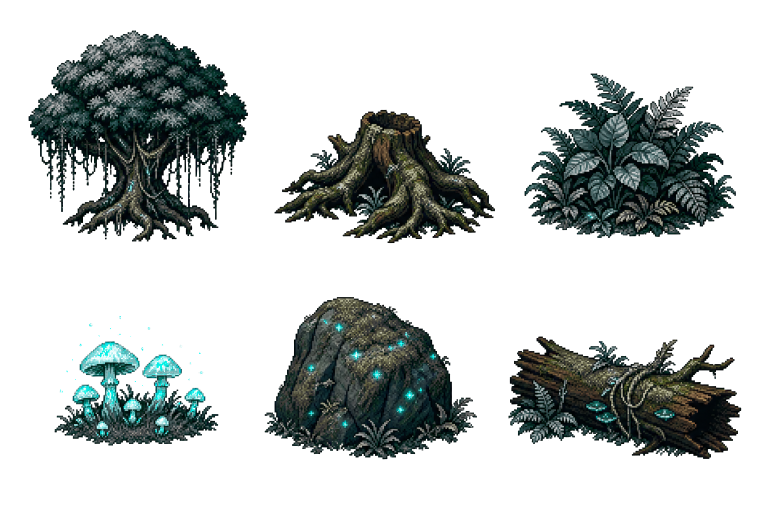
#> input picture projects/TensuraGame/project/assets/source/jura_forest_props_alpha_v1.png, 1536 x 1024 px (shown at 1/2 size)
$ python process_jura_forest_props.py
#> lines starting #> are read from the running program, lines starting #| are printed output that depends on the picture; after the words box and inside, x2 and y2 are one past the last pixel; in counts of white or black regions, pixels touching at a corner belong together
from pathlib import Path

from PIL import Image


PROJECT = Path(__file__).resolve().parents[1] / "project"
SOURCE = PROJECT / "assets" / "source" / "jura_forest_props_alpha_v1.png"
OUTPUT = PROJECT / "assets" / "sprites" / "props" / "jura_forest"


def normalize_alpha(image):
    alpha = image.getchannel("A").point(lambda value: 255 if value >= 96 else 0)
    image.putalpha(alpha)
    return image


def crop_cell(sheet, column, row, canvas_size, filename):
    cell_width = sheet.width // 3
    cell_height = sheet.height // 2
    cell = sheet.crop(
        (
            column * cell_width,
            row * cell_height,
            (column + 1) * cell_width,
            (row + 1) * cell_height,
        )
    ).convert("RGBA")
    cell = normalize_alpha(cell)
    bbox = cell.getchannel("A").getbbox()
    if bbox is None:
        raise ValueError(f"empty generated cell: {filename}")

    padding = 6
    cell = cell.crop(
        (
            max(0, bbox[0] - padding),
            max(0, bbox[1] - padding),
            min(cell.width, bbox[2] + padding),
            min(cell.height, bbox[3] + padding),
        )
    )
    canvas_width, canvas_height = canvas_size
    scale = min((canvas_width - 8) / cell.width, (canvas_height - 8) / cell.height)
    width = max(1, round(cell.width * scale))
    height = max(1, round(cell.height * scale))
    cell = cell.resize((width, height), Image.Resampling.NEAREST)

    canvas = Image.new("RGBA", canvas_size, (0, 0, 0, 0))
    x = (canvas_width - width) // 2
    y = canvas_height - height - 2
    canvas.paste(cell, (x, y), cell)
    canvas.save(OUTPUT / filename)


def main():
    OUTPUT.mkdir(parents=True, exist_ok=True)
    sheet = Image.open(SOURCE).convert("RGBA")
#> sheet is the input picture: PIL image 1536x1024 RGBA; mean R, G, B, A 6.2, 11.8, 10.4, 66.7
    assets = [
        (0, 0, (160, 128), "jura_tree_canopy_v1.png"),
        (1, 0, (128, 96), "jura_mossy_stump_v1.png"),
        (2, 0, (128, 96), "jura_fern_cluster_v1.png"),
        (0, 1, (96, 80), "jura_magicule_mushrooms_v1.png"),
        (1, 1, (112, 96), "jura_mossy_boulder_v1.png"),
        (2, 1, (160, 80), "jura_fallen_log_v1.png"),
    ]
    for asset in assets:
        crop_cell(sheet, *asset)
#> this loop made 6 passes
#> bbox in crop_cell on passes 1 to 6: (57, 61, 496, 483), (37, 220, 478, 486), (25, 147, 448, 476), (109, 120, 437, 379), (17, 82, 512, 407), (0, 161, 458, 406)
#> pass 1, in crop_cell, `cell = sheet.crop( ( column * cell_width, row * cell_height, (column +..`:
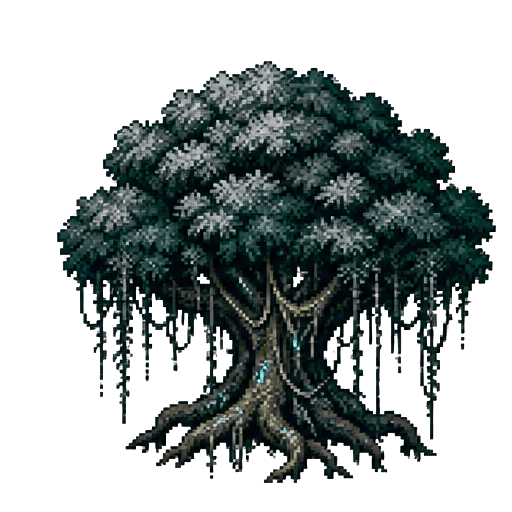
#> cell: PIL image 512x512 RGBA; mean R, G, B, A 6, 13.6, 12.9, 96.4; transparent parts drawn white
#> pass 1, in normalize_alpha, `alpha = image.getchannel("A").point(lambda value: 255 if value >= 96 e..`:
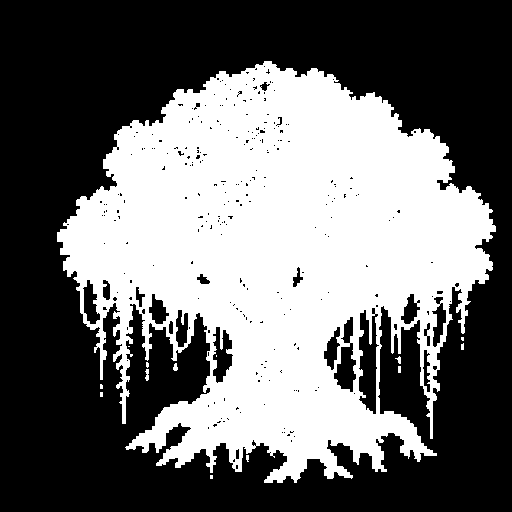
#> alpha: PIL image 512x512 L; 42.5% white; 14 white regions (9 under 20 px), largest, box (x1, y1, x2, y2) and area: (57, 61, 496, 483) 111077, (145, 369, 149, 381) 36, (173, 363, 178, 371) 29, (395, 356, 401, 364) 25, (398, 366, 401, 373) 21
#> pass 1, in crop_cell, `cell = normalize_alpha(cell)`:
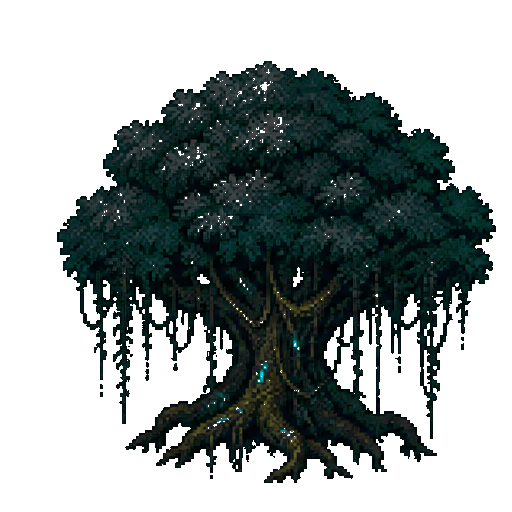
#> cell: PIL image 512x512 RGBA; mean R, G, B, A 6, 13.6, 12.9, 108.3; transparent parts drawn white
#> pass 1, in crop_cell, `cell = cell.crop( ( max(0, bbox[0] - padding), max(0, bbox[1] - paddin..`:
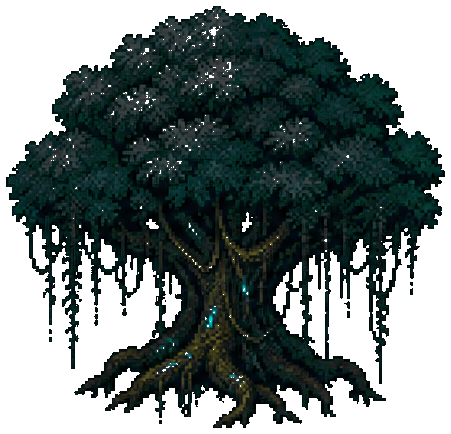
#> cell: PIL image 451x434 RGBA; mean R, G, B, A 8.1, 18.2, 17.2, 145; transparent parts drawn white


if __name__ == "__main__":
    main()

$ run again, with projects/TensuraGame/project/assets/source/cave_awakening_environment_overlay_alpha_v2.png copied over projects/TensuraGame/project/assets/source/jura_forest_props_alpha_v1.png
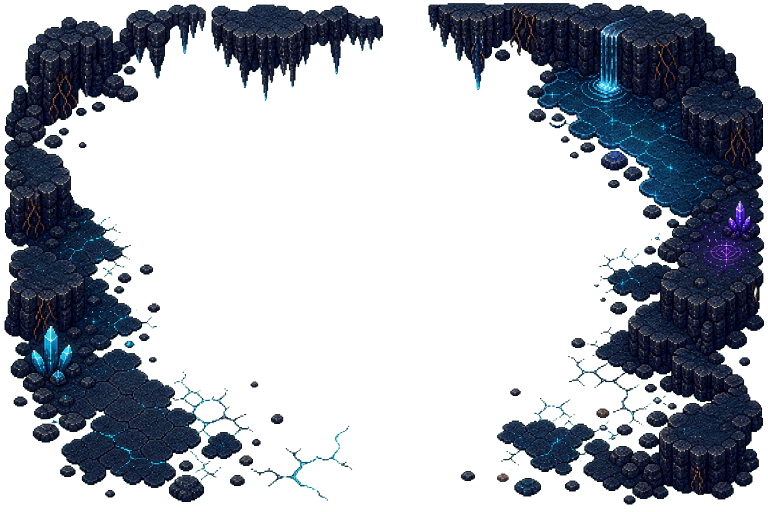
#> input picture projects/TensuraGame/project/assets/source/cave_awakening_environment_overlay_alpha_v2.png, 1536 x 1024 px (shown at 1/2 size)
#> in main, sheet is the input picture: PIL image 1536x1024 RGBA; mean R, G, B, A 8.2, 13, 21.2, 89.6
#> the loop in main, `for asset in assets:` made 6 passes
#> bbox in crop_cell on passes 1 to 6: (10, 9, 512, 512), (0, 6, 512, 201), (0, 6, 504, 512), (9, 0, 512, 492), (0, 253, 512, 489), (0, 0, 504, 497)
#> pass 1, in normalize_alpha, `alpha = image.getchannel("A").point(lambda value: 255 if value >= 96 e..`:
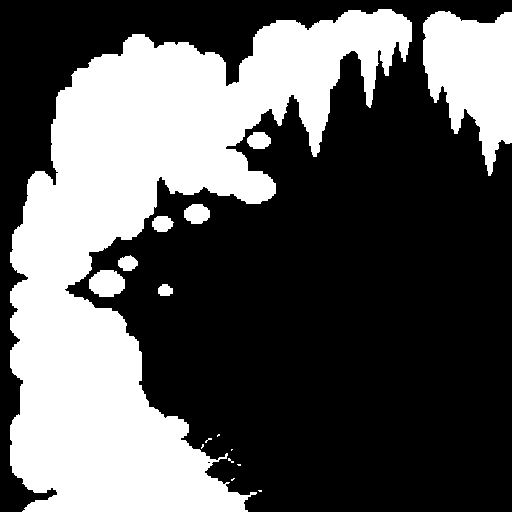
#> alpha: PIL image 512x512 L; 36% white; 16 white regions (8 under 20 px), largest, box (x1, y1, x2, y2) and area: (10, 9, 412, 512) 82759, (423, 11, 512, 176) 9523, (89, 270, 125, 297) 765
#> pass 1, in crop_cell, `cell = cell.crop( ( max(0, bbox[0] - padding), max(0, bbox[1] - paddin..`:
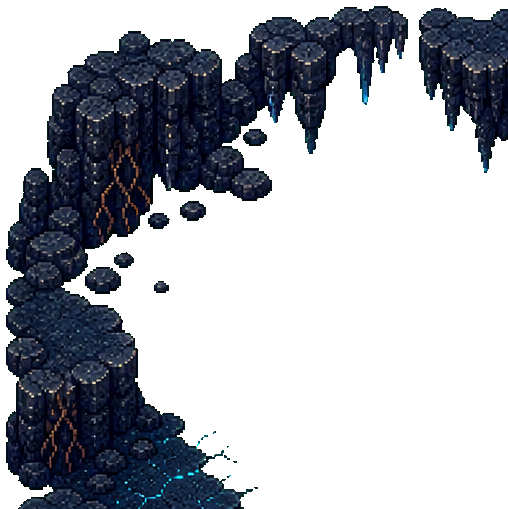
#> cell: PIL image 508x509 RGBA; mean R, G, B, A 9.1, 12.3, 19.6, 93.2; transparent parts drawn white

$ run again, with projects/TensuraGame/project/assets/source/cave_awakening_expanded_alpha_source_v3.png copied over projects/TensuraGame/project/assets/source/jura_forest_props_alpha_v1.png
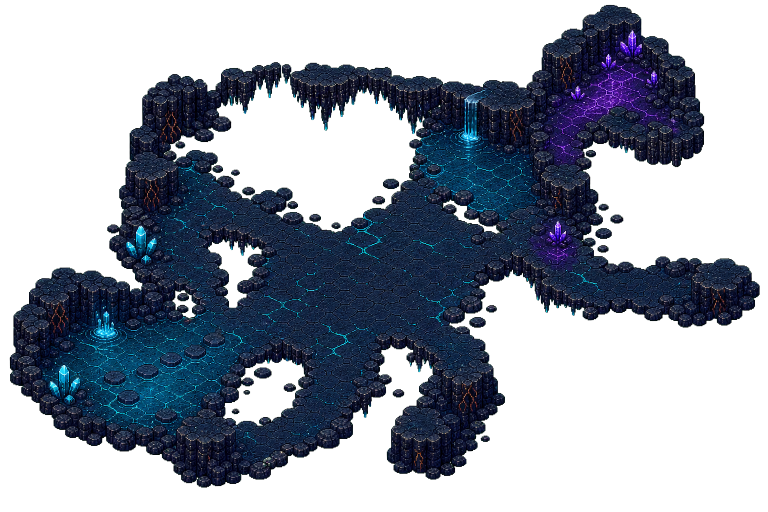
#> input picture projects/TensuraGame/project/assets/source/cave_awakening_expanded_alpha_source_v3.png, 1536 x 1024 px (shown at 1/2 size)
#> in main, sheet is the input picture: PIL image 1536x1024 RGBA; mean R, G, B, A 9.9, 16.8, 29, 113.9
#> the loop in main, `for asset in assets:` made 6 passes
#> bbox in crop_cell on passes 1 to 6: (214, 132, 512, 512), (0, 124, 512, 512), (0, 10, 384, 512), (20, 0, 512, 463), (0, 0, 512, 447), (0, 0, 495, 143)
#> pass 1, in normalize_alpha, `alpha = image.getchannel("A").point(lambda value: 255 if value >= 96 e..`:
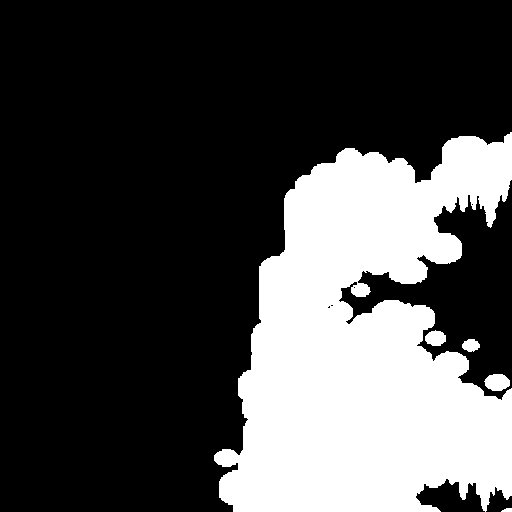
#> alpha: PIL image 512x512 L; 28.7% white; 5 white regions, box (x1, y1, x2, y2) and area: (214, 132, 512, 512) 74422, (484, 374, 510, 391) 344, (425, 330, 446, 346) 255, (462, 339, 480, 352) 173, (501, 508, 512, 512) 35
#> pass 1, in crop_cell, `cell = cell.crop( ( max(0, bbox[0] - padding), max(0, bbox[1] - paddin..`:
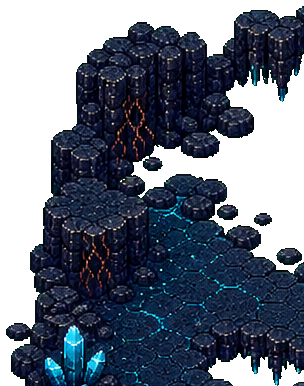
#> cell: PIL image 304x386 RGBA; mean R, G, B, A 14.3, 22.7, 37, 163.5; transparent parts drawn white
